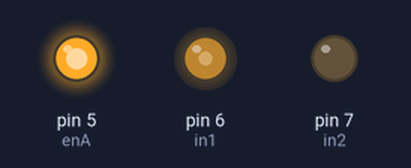
Bench run of a sketch on a simulated Arduino Uno, built with avr-gcc and run on an emulated ATmega328P. Parts: output pins drawn as LEDs (lit = HIGH).

Above: at 0.1 s.
Timing chart, 0 to 1.6 s (numbered marks = the images above):
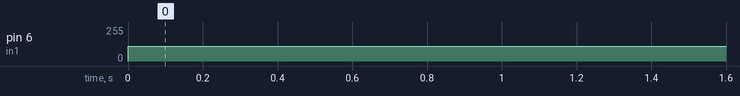

Measured:
- by itself, pin 6 (in1): 0/255 → 110/255 at 0.00 s

The sketch:

pwm.ino
```cpp
#define enA 5
#define in1 6
#define in2 7

int rotDirection = 0;
int pressed = false;
void setup() {
  pinMode(enA, OUTPUT);
  pinMode(in1, OUTPUT);
  pinMode(in2, OUTPUT);

  // Set initial rotation direction
  digitalWrite(in2,LOW);
  digitalWrite(enA,HIGH);
}
void loop() {
  analogWrite(in1,110);
}
```
